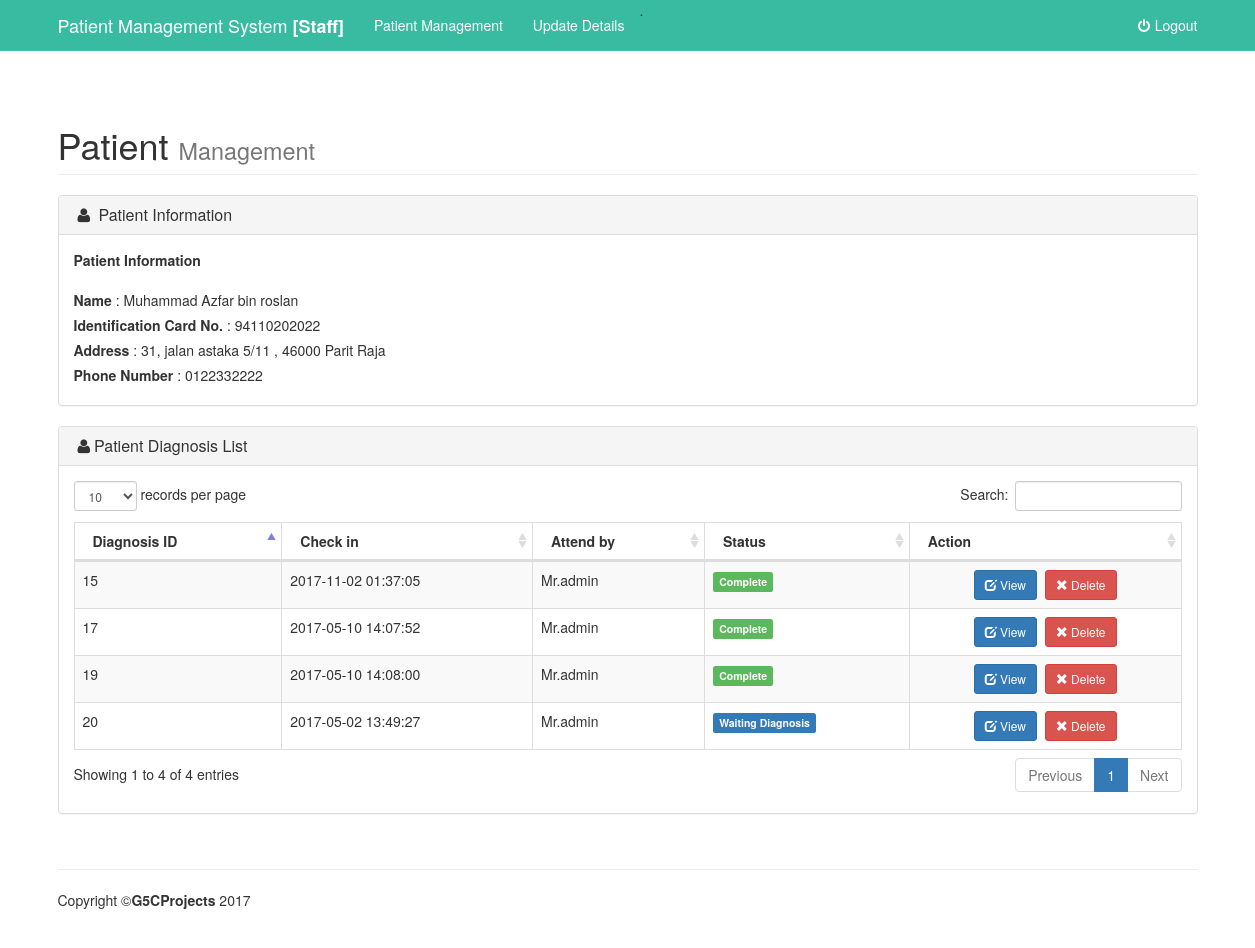
Screenshot of /staff/listdiagnosis.php?id=26 with the database file from the repository.
### tables this page shows
CREATE TABLE `patient` (
  `patientID` int(50) NOT NULL,
  `patientName` varchar(50) NOT NULL,
  `patientIc` varchar(15) NOT NULL,
  `patientAddress` varchar(50) NOT NULL,
  `patientPhoneNumber` varchar(13) NOT NULL
);

CREATE TABLE `diagnosis` (
  `diagnosisID` int(50) NOT NULL,
  `patientID` int(50) NOT NULL,
  `staffID` int(50) NOT NULL,
  `content` text NOT NULL,
  `medication` text NOT NULL,
  `checkin` timestamp NOT NULL DEFAULT CURRENT_TIMESTAMP ON UPDATE CURRENT_TIMESTAMP,
  `statusID` int(10) NOT NULL
);

CREATE TABLE `staffdetail` (
  `staffid` int(25) NOT NULL,
  `staffName` varchar(50) NOT NULL,
  `staffAddress` text NOT NULL,
  `staffNotel` varchar(14) NOT NULL,
  `staffTitle` varchar(20) NOT NULL,
  `username` varchar(50) NOT NULL,
  `password` varchar(255) NOT NULL,
  `level` int(1) NOT NULL
);

CREATE TABLE `status` (
  `statusID` int(11) NOT NULL,
  `statusName` varchar(25) NOT NULL
);

### staff/listdiagnosis.php (the view, shortened to what this page needs)
 <?php
include '../include/db.php';
$transid = $_GET["id"];
if (isset($_GET["id"])) {
$sql2 = "SELECT DISTINCT d.diagnosisID as diagid, d.statusID as status,d.content,d.medication,d.checkin, s.staffName as drname, s.staffTitle as title,status.statusName as sname FROM diagnosis d join staffdetail s on d.staffID = s.staffid join status on d.statusID = status.statusID where d.patientID = '$transid'";
$result2 = mysqli_query($connect,$sql2);
$sql3 = "SELECT * FROM patient  where patientID = '$transid'";
$result = mysqli_query($connect,$sql3);
}?>
   <?php include "include/header.php"; ?>
    <div class="container">
       <div class="row">
                    <div class="col-lg-12">
                        <h1 class="page-header">
                            Patient <small>Management</small>
                        </h1>
                    </div>
                </div>
               <div class="row">
                    <div class="col-lg-12">
                        <div class="panel panel-default">
                            <div class="panel-heading">
                                <h3 class="panel-title"><i class="fa fa-user fa-fw"></i> <a  >Patient Information</a></h3>
                            </div>
                            <div class="panel-body">
                        <?php $total_rows = 1; while($row2 = mysqli_fetch_assoc($result)){  ?>
                        <Strong>Patient Information</Strong></br></br>
                                 <label>Name</label> :
                                   <?php echo $row2['patientName']; ?>
                                <label>Identification Card No.</label> :
                                          <?php echo $row2['patientIc']; ?>
                                <label>Address</label> :
                                         <?php echo $row2['patientAddress']; ?>
                                <label>Phone Number</label> :
                                           <?php echo $row2['patientPhoneNumber']; ?>
                        <?php } ?>
                    </div>
                        </div>
                    </div>
                </div>
               <div class="row">
                    <div class="col-lg-12">
                        <div class="panel panel-default">
                            <div class="panel-heading">
                                <h3 class="panel-title"><i class="fa fa-user fa-fw"></i>Patient Diagnosis List</h3>
                            </div>
                            <div class="panel-body">
                                <div class="dataTable_wrapper">
                                    <table class="table table-striped table-bordered table-hover" id="dataTables-example">
                                        <thead>
                                            <tr>
                                                <th>Diagnosis ID</th>
                                                <th>Check in</th>
                                                <th>Attend by</th>
                                                <th>Status</th>
                                                <th>Action</th>
                                             </tr>
                                        </thead>
                                        <tbody>
                                            <?php $total_rows = 1; while($row2 = mysqli_fetch_assoc($result2)){  ?>
                                              <tr>
                                                <td><?php echo $row2['diagid']; ?></td>
                                                <td><?php echo $row2['checkin']; ?></td>
                                                 <td><?php echo $row2['title']; ?><?php echo $row2['drname']; ?></td>
                                                  <td><?php switch($row2['status']){
                                                        case 1 : echo '<span class="label label-primary">'; echo $row2['sname']; echo '</span>'; break;
                                                        case 3 : echo '<span class="label label-success">'; echo $row2['sname']; echo '</span>'; break;
                                                        }?></td>
                                                <td ><center><a  class = "btn btn-primary btn-sm"  href="view.php?id=<?=$row2['diagid'];?>" ><span class="glyphicon glyphicon-edit" ></span> View</a>&nbsp;
                                                    <a   id = "confirmation" class = "btn btn-danger btn-sm"  href="del.php?id=<?=$row2['diagid'];?>&t=rd" ><span class="glyphicon glyphicon-remove" aria-hidden="true"></span> Delete</a></center></td>
                                              </tr>
                                             <?php $total_rows++; }  ?>
                                        </tbody>
                                    </table>
                                </div>
                            </div>
                            </div>
                        </div>
                    </div>
                </div>
    <?php include "include/footer.php"; ?>

### staff/include/shop-homepage.css (style rules this page uses)
body { padding-top: 70px; }

### css/stickyfooter.css (style rules this page uses)
html { position: relative; min-height: 100%; }
body { margin-bottom: 60px; }
body > .container { padding: 15px 15px 0; }

### rows the page displays
patient: patientName "Muhammad Azfar bin roslan", patientIc "94110202022", patientAddress "31, jalan astaka 5/11 , 46000 Parit Raja", patientPhoneNumber "0122332222"
diagnosis: diagnosisID "15", checkin "2017-11-02 01:37:05", staffID.staffTitle "Mr.", staffID.staffName "admin", statusID.statusName "Complete"
diagnosis: diagnosisID "17", checkin "2017-05-10 14:07:52", staffID.staffTitle "Mr.", staffID.staffName "admin", statusID.statusName "Complete"
diagnosis: diagnosisID "19", checkin "2017-05-10 14:08:00", staffID.staffTitle "Mr.", staffID.staffName "admin", statusID.statusName "Complete"
diagnosis: diagnosisID "20", checkin "2017-05-02 13:49:27", staffID.staffTitle "Mr.", staffID.staffName "admin", statusID.statusName "Waiting Diagnosis"
